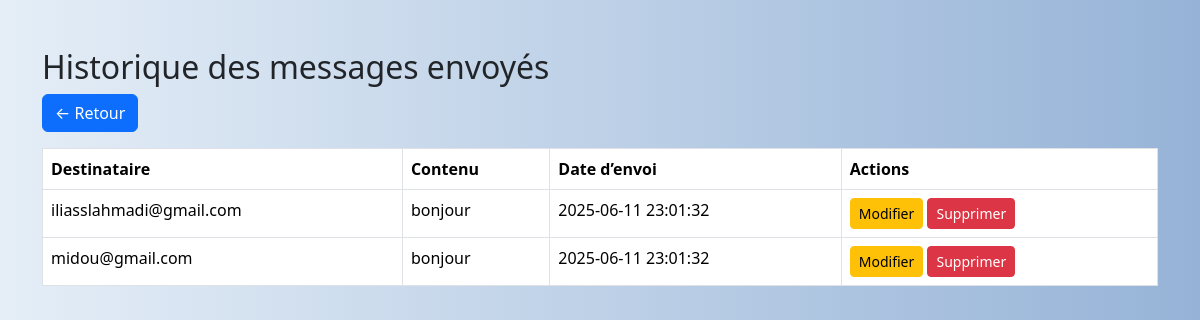
Page /PHP/historique.php (signed in) on the committed database.
### tables this page shows
CREATE TABLE `message_envoye` (
  `id` int(11) NOT NULL,
  `contenu` text NOT NULL,
  `email_destinataire` varchar(255) NOT NULL,
  `date_envoi` datetime DEFAULT current_timestamp(),
  `expediteur_id` int(11) DEFAULT NULL
);

### PHP/historique.php (the view, shortened to what this page needs)
<?php
require 'connexion.php';
$userId = $_SESSION['user_id'];
$stmt = $db->prepare("SELECT * FROM message_envoye WHERE expediteur_id = ? ORDER BY date_envoi DESC");
$stmt->execute([$userId]);
$messages = $stmt->fetchAll(PDO::FETCH_ASSOC);
?>
<!DOCTYPE html>
<html lang="fr">
<head>
    <link rel="stylesheet" href="../bootstrap-5.3.6-dist/css/bootstrap.min.css">
</head>
<body>
<div class="container mt-5">
    <h2>Historique des messages envoyés</h2>
    <a href="main.php" class="btn btn-primary mb-3">← Retour</a>
    <?php if (count($messages) === 0): ?>
        <div class="alert alert-info">Aucun message envoyé pour l’instant.</div>
    <?php else: ?>
    <table class="table table-bordered table-custom">
        <thead>
            <tr>
                <th>Destinataire</th>
                <th>Contenu</th>
                <th>Date d’envoi</th>
                <th>Actions</th>
            </tr>
        </thead>
        <tbody>
            <?php foreach ($messages as $msg): ?>
                <tr>
                    <td><?php echo htmlspecialchars($msg['email_destinataire']); ?></td>
                    <td><?php echo nl2br(htmlspecialchars($msg['contenu'])); ?></td>
                    <td><?php echo $msg['date_envoi']; ?></td>
                    <td>
                        <a href="modifier_message.php?id=<?php echo $msg['id']; ?>" class="btn btn-warning btn-sm">Modifier</a>
                        <a href="historique.php?delete_id=<?php echo $msg['id']; ?>" class="btn btn-danger btn-sm" onclick="return confirm('Voulez-vous vraiment supprimer ce message ?');">Supprimer</a>
                    </td>
                </tr>
            <?php endforeach; ?>
        </tbody>
    </table>
    <?php endif; ?>
</div>
</body>
</html>

### PHP/historique.php (style rules this page uses)
body { background-image: linear-gradient(to right, #e5eef7, #96b3d7); }

### rows in the picture
message_envoye: email_destinataire "iliasslahmadi@gmail.com", contenu "bonjour", date_envoi "2025-06-11 23:01:32"
message_envoye: email_destinataire "midou@gmail.com", contenu "bonjour", date_envoi "2025-06-11 23:01:32"
